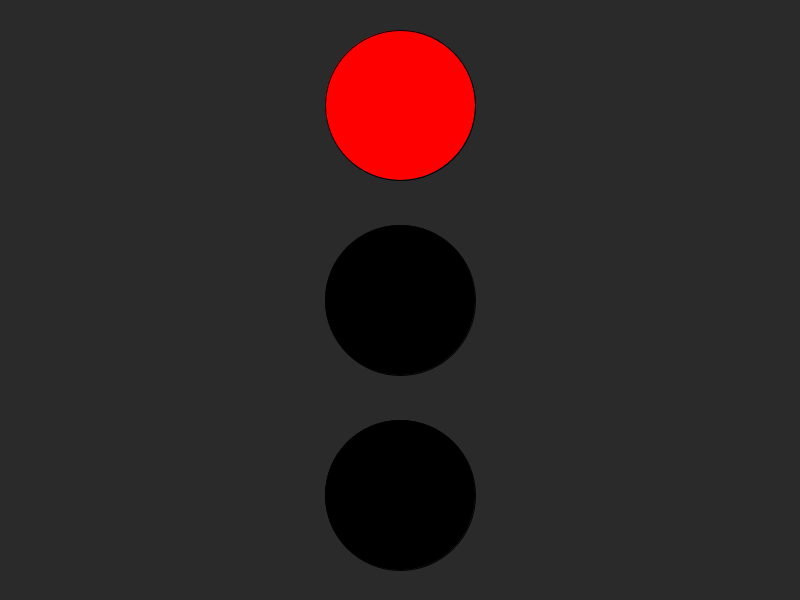
Frame 1 (no input)
Frame 60 (the mouse pressed at the canvas centre just before this capture): identical to frame 1, image omitted
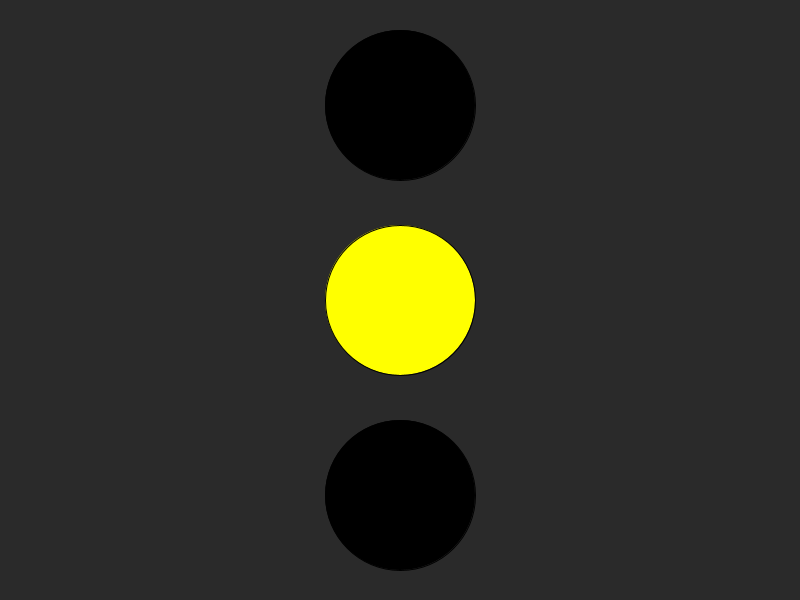
Frame 120 (the mouse held since frame 60 and released just before this capture)

The Processing sketch that drew these frames (run headless with seeded random() and noise(); from frame 60 on, the mouse is pressed at the canvas centre):

// Processing sketch: Daily9_Millis_Timer_Flashing_Circles
// ── Daily9_Millis_Timer_Flashing_Circles.pde
int startTime, currentTime, interval, whichColor;
float smallerSide, spacing, lightSize;
color c1, c2, c3, off;
PVector stopLightPosn;
color[] colors = {c1, c2, c3};
StopLight oldHighway5;

void setup() {
  size(800, 600);
  if (width < height) {
    smallerSide = width;
  } else {
    smallerSide = height;
  }
  whichColor = 0;
  startTime = millis();
  interval = 2000;
  c1 = color(255, 0, 0);
  c2 = color(255, 255, 0);
  c3 = color(0, 255, 0);
  off = color(0);
  stopLightPosn = new PVector(width*0.5, height*0.5);
  spacing = height/5;
  lightSize = height/4;
  oldHighway5 = new StopLight(stopLightPosn,lightSize,spacing,colors,off,0,interval);
}

void draw() {
  background(42);
  currentTime = millis();

  if (currentTime-startTime >= interval) {

    if (whichColor >= 2) {
      whichColor = 0;
    } else {
      whichColor++;
    }

    startTime = currentTime;
  }
  makeStopLight(stopLightPosn.x, stopLightPosn.y, lightSize, spacing, c1, c2, c3, off, whichColor);
}

void makeCircle(float x, float y, float d, color c) {
  fill(c);
  circle(x, y, d);
}
void makeStopLight(float x, float y, float dia, float dist, color c1, color c2, color c3, color off, int whichIsOn) {
  color[] colors = {c1, c2, c3};
  colors = whichLight(colors, off, whichIsOn);
  for (int i = 0; i < 3; i++) {
    makeCircle(x, y+(dist+dia/2)*(-1+i), dia, colors[i]);
  }
}
void makeStopLightA(float x, float y, float dia, float dist, color[] colors, color off, int whichIsOn) {
  colors = whichLight(colors, off, whichIsOn % colors.length);
  for (int i = 0; i < 3; i++) {
    makeCircle(x, y+(dist+dia/2)*(-1+i), dia, colors[i]);
  }
}
color[] whichLight(color[] cs, color off, int whichIsOn) {
  /*
  Takes a given Array of colors and sets all of them to the given Color off
   unless they are in the position corresponding to the given Integer whichIsOn
   */
  for (int i = 0; i < cs.length; i++) {
    if (!(i == whichIsOn)) {
      cs[i] = off;
    }
  }
  return cs;
}
int[] addToIntArray(int[] initialA, int addedValue) {
  int[] newA = new int[initialA.length+1];
  for (int i = 0; i<initialA.length; i++) {
    newA[i] = initialA[i];
  }
  newA[initialA.length] = addedValue;
  return newA;
}

int[] removeLastValue(int[] initialA) {
  int[] newA = new int[initialA.length-1];
  for (int i = 0; i<initialA.length-1; i++) {
    newA[i] = initialA[i];
  }
  return newA;
}

class StopLight {
  color[] colors;
  color off = color(0);
  PVector posn;
  float spacing = 100, lightSize = 100;
  int startT = millis(), currentT, interval = 2500, whichIsOn = 0;

  StopLight(PVector centerCoor, float lightSize, float spacing, color[] colors, color off, int whichIsOn, int timeColorChange) {
    posn = centerCoor;
    this.lightSize = lightSize;
    this.spacing = spacing;
    this.colors = colors;
    this.off = off;
    this.whichIsOn = whichIsOn;
    interval = timeColorChange;
  }
  StopLight(PVector centerCoor, float lightSize, float spacing, color[] colors) {
    posn = centerCoor;
    this.lightSize = lightSize;
    this.spacing = spacing;
    this.colors = removeLastValue(colors);
    off = colors[colors.length-1];
  }

  void drawStopLight() {
    currentT = millis();
    if(currentT-startT >= interval){
     whichIsOn = (whichIsOn+1)%colors.length;
     startT = currentT;
    }
    for (int i = 0; i < colors.length; i++) {
      if (i == whichIsOn) {
        makeCircle(posn.x, posn.y+(spacing+lightSize/2)*(-1+i), lightSize, colors[i]);
      } else {
        makeCircle(posn.x, posn.y+(spacing+lightSize/2)*(-1+i), lightSize, off);
      }
    }
  }
  
  // ----------------------------------------------------  Helper Functions  ----------------------------------------------------
  void makeCircle(float x, float y, float d, color c) {
    // makes a circle using the built in function, but applies fill of the given color first
    fill(c);
    circle(x, y, d);
  }
}
